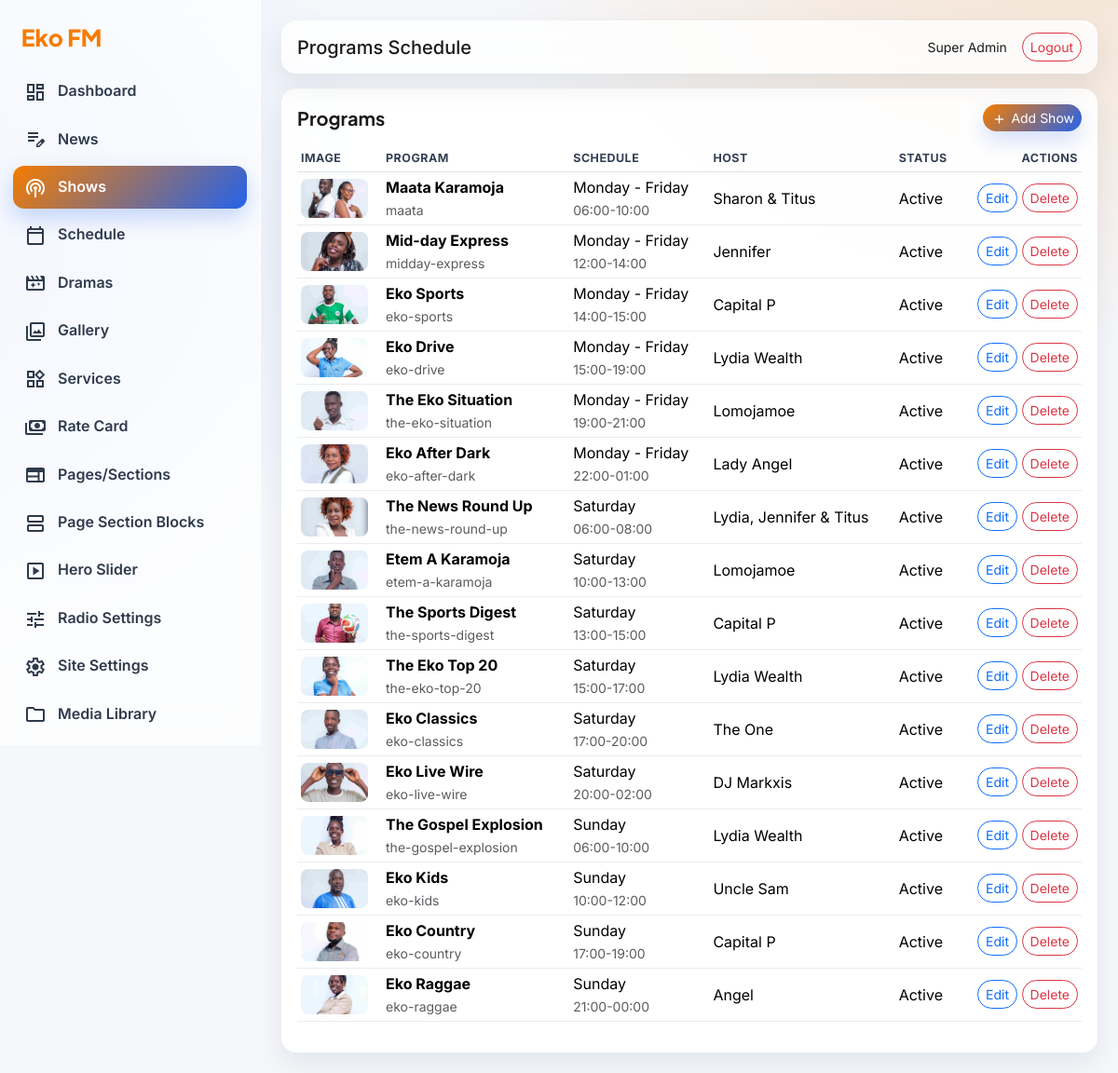
Screenshot of /admin/programs.php (signed in) with the database file from the repository.
### tables this page shows
CREATE TABLE `users` (
  `id` int(11) NOT NULL,
  `role_id` int(11) DEFAULT NULL,
  `name` varchar(150) NOT NULL,
  `email` varchar(150) NOT NULL,
  `password` varchar(255) NOT NULL,
  `status` tinyint(1) NOT NULL DEFAULT 1,
  `created_at` datetime DEFAULT NULL,
  `updated_at` datetime DEFAULT NULL
);

CREATE TABLE `programs` (
  `id` int(11) NOT NULL,
  `title` varchar(200) NOT NULL,
  `slug` varchar(200) DEFAULT NULL,
  `presenter` varchar(150) DEFAULT NULL,
  `cover_image` varchar(255) DEFAULT NULL,
  `cover_focus_x` tinyint(3) UNSIGNED NOT NULL DEFAULT 50,
  `cover_focus_y` tinyint(3) UNSIGNED NOT NULL DEFAULT 50,
  `day_of_week` varchar(40) DEFAULT NULL,
  `start_time` time DEFAULT NULL,
  `end_time` time DEFAULT NULL,
  `description` text DEFAULT NULL,
  `status` tinyint(1) NOT NULL DEFAULT 1,
  `created_by` int(11) DEFAULT NULL,
  `created_at` datetime DEFAULT NULL,
  `updated_at` datetime DEFAULT NULL
);

### includes/functions.php (called while the page is built, shortened)
<?php
require_once __DIR__ . '/db.php';
function e($value)
{
    return htmlspecialchars((string) $value, ENT_QUOTES, 'UTF-8');
}
function url($path = '')
{
    $path = ltrim($path, '/');
    return rtrim(BASE_URL, '/') . '/' . $path;
}
function current_user()
{
    static $user = null;
    if ($user) {
        return $user;
    }
    $stmt = db_query(
        'SELECT u.*, r.name AS role_name, r.slug AS role_slug FROM users u LEFT JOIN roles r ON r.id = u.role_id WHERE u.id = ? LIMIT 1',
        array((int) $_SESSION['user_id'])
    );
    $user = $stmt->fetch();
    return $user ?: null;
}
function media_url($path)
{
    return UPLOAD_URL . '/' . ltrim($path, '/');
}

### includes/db.php (called while the page is built, shortened)
<?php
function db()
{
    static $pdo;
    if ($pdo instanceof PDO) {
        return $pdo;
    }
    $dsn = 'mysql:host=' . DB_HOST . ';dbname=' . DB_NAME . ';charset=' . DB_CHARSET;
    $options = array(
        PDO::ATTR_ERRMODE => PDO::ERRMODE_EXCEPTION,
        PDO::ATTR_DEFAULT_FETCH_MODE => PDO::FETCH_ASSOC,
        PDO::ATTR_EMULATE_PREPARES => false,
    );
    $pdo = new PDO($dsn, DB_USER, DB_PASS, $options);
    return $pdo;
}
function db_query($sql, $params = array())
{
    $stmt = db()->prepare($sql);
    $stmt->execute($params);
    return $stmt;
}

### includes/auth.php (called while the page is built, shortened)
<?php
require_once __DIR__ . '/rbac.php';
function require_login()
{
    if (!current_user()) {
        redirect('admin/login.php');
    }
}

### includes/rbac.php (called while the page is built, shortened)
<?php
require_once __DIR__ . '/functions.php';
function has_permission($permission)
{
    $user = current_user();
    if (!empty($user['role_slug']) && $user['role_slug'] === 'super_admin') {
        return true;
    }
    static $memo = array();
    $uid = (int) $user['id'];
    return in_array($permission, $memo[$uid]);
}

### admin/programs.php (the view, shortened to what this page needs)
<?php
require_login();
$adminTitle = 'Programs Schedule';
$activeMenu = 'programs';
$rows = db_query('SELECT * FROM programs ORDER BY day_of_week ASC, start_time ASC, id DESC')->fetchAll();
include __DIR__ . '/../templates/admin_header.php';
?>
<div class="panel">
    <div class="d-flex justify-content-between align-items-center mb-3">
        <h5 class="mb-0">Programs</h5>
        <button type="button" class="btn btn-warning btn-sm" id="addProgramBtn" data-bs-toggle="modal" data-bs-target="#programModal">
            <span class="material-symbols-outlined align-middle" style="font-size:18px;">add</span>
            Add Show
        </button>
    </div>
    <div class="table-responsive">
        <table class="table table-sm align-middle">
            <thead>
                <tr>
                    <th>Image</th>
                    <th>Program</th>
                    <th>Schedule</th>
                    <th>Host</th>
                    <th>Status</th>
                    <th class="text-end">Actions</th>
                </tr>
            </thead>
            <tbody>
            <?php if (!$rows): ?>
                <tr>
                    <td colspan="6" class="text-center text-muted py-4">No programs added yet.</td>
                </tr>
            <?php else: ?>
                <?php foreach ($rows as $r): ?>
                    <tr>
                        <td>
                            <img src="<?php echo e(media_url($r['cover_image'])); ?>" alt="cover" style="width:72px;height:42px;object-fit:cover;object-position:<?php echo e((int) (isset($r['cover_focus_x']) ? $r['cover_focus_x'] : 50)); ?>% <?php echo e((int) (isset($r['cover_focus_y']) ? $r['cover_focus_y'] : 50)); ?>%;border-radius:8px;">
                        </td>
                        <td>
                            <strong><?php echo e($r['title']); ?></strong>
                            <?php if (!empty($r['slug'])): ?>
                                <br><small class="text-muted"><?php echo e($r['slug']); ?></small>
                            <?php endif; ?>
                        </td>
                        <td>
                            <?php echo e($r['day_of_week']); ?>
                            <br><small class="text-muted"><?php echo e($r['start_time'] ? substr($r['start_time'], 0, 5) : '--:--'); ?>-<?php echo e($r['end_time'] ? substr($r['end_time'], 0, 5) : '--:--'); ?></small>
                        </td>
                        <td><?php echo e($r['presenter']); ?></td>
                        <td><?php echo (int) $r['status'] === 1 ? 'Active' : 'Inactive'; ?></td>
                        <td class="text-end">
                            <button
                                type="button"
                                class="btn btn-sm btn-outline-primary edit-program-btn"
                                data-bs-toggle="modal"
                                data-bs-target="#programModal"
                                data-id="<?php echo e($r['id']); ?>"
                                data-title="<?php echo e($r['title']); ?>"
                                data-slug="<?php echo e($r['slug']); ?>"
                                data-presenter="<?php echo e($r['presenter']); ?>"
                                data-day="<?php echo e($r['day_of_week']); ?>"
                                data-start-time="<?php echo e($r['start_time']); ?>"
                                data-end-time="<?php echo e($r['end_time']); ?>"
                                data-description="<?php echo e($r['description']); ?>"
                                data-status="<?php echo e((int) $r['status']); ?>"
                                data-image="<?php echo e($r['cover_image']); ?>"
                                data-image-url="<?php echo e(media_url($r['cover_image'])); ?>"
                                data-focus-x="<?php echo e((int) (isset($r['cover_focus_x']) ? $r['cover_focus_x'] : 50)); ?>"
                                data-focus-y="<?php echo e((int) (isset($r['cover_focus_y']) ? $r['cover_focus_y'] : 50)); ?>"
                                title="Edit Show"
                            >
                                Edit
                            </button>
                            <a href="?delete=<?php echo e($r['id']); ?>" data-confirm="Delete this program?" class="btn btn-sm btn-outline-danger">Delete</a>
                        </td>
                    </tr>
                <?php endforeach; ?>
            <?php endif; ?>
            </tbody>
        </table>
    </div>
</div>
<?php include __DIR__ . '/../templates/admin_footer.php'; ?>

### templates/admin_header.php (shortened to what this page needs)
<?php
$u = current_user();
?>
<!doctype html>
<html lang="en">
<head>
    <link href="https://cdn.jsdelivr.net/npm/bootstrap@5.3.3/dist/css/bootstrap.min.css" rel="stylesheet">
    <link href="<?php echo e(url('assets/css/admin.css')); ?>" rel="stylesheet">
</head>
<body>
<div class="admin-layout">
    <?php include __DIR__ . '/admin_sidebar.php'; ?>
    <main class="admin-main">
        <div class="admin-topbar d-flex justify-content-between align-items-center">
            <div><h5 class="mb-0"><?php echo e($adminTitle); ?></h5></div>
            <div class="d-flex align-items-center gap-3"><small><?php echo e($u ? $u['name'] : ''); ?></small><a href="<?php echo e(url('admin/logout.php')); ?>" class="btn btn-sm btn-outline-danger">Logout</a></div>
        </div>

### templates/admin_sidebar.php
<?php
$menu = array(
    'dashboard' => array('Dashboard', 'dashboard.php', 'dashboard', 'news.view'),
    'news' => array('News', 'news.php', 'edit_note', 'news.view'),
    'programs' => array('Shows', 'programs.php', 'podcasts', 'programs.manage'),
    'schedule' => array('Schedule', 'programs.php', 'calendar_today', 'schedule.manage'),
    'dramas' => array('Dramas', 'dramas.php', 'movie_filter', 'dramas.manage'),
    'gallery' => array('Gallery', 'media.php', 'photo_library', 'gallery.manage'),
    'services' => array('Services', 'services.php', 'widgets', 'services.manage'),
    'rate-card' => array('Rate Card', 'ratecard.php', 'payments', 'ratecard.manage'),
    'pages' => array('Pages/Sections', 'pages.php', 'web', 'pages.manage'),
    'page-sections' => array('Page Section Blocks', 'page_sections.php', 'view_agenda', 'pages.manage'),
    'hero-slides' => array('Hero Slider', 'hero_slides.php', 'slideshow', 'settings.manage'),
    'radio' => array('Radio Settings', 'radio.php', 'tune', 'radio.manage'),
    'settings' => array('Site Settings', 'settings.php', 'settings', 'settings.manage'),
    'media' => array('Media Library', 'media.php', 'folder', 'media.manage'),
    'users' => array('Users', 'users.php', 'group', 'users.manage'),
    'roles' => array('Roles', 'roles.php', 'admin_panel_settings', 'roles.manage'),
    'contacts' => array('Contacts', 'contacts.php', 'mail', 'contact.manage'),
    'activity' => array('Activity Logs', 'activity.php', 'history', 'settings.manage')
);
?>
<aside class="admin-sidebar">
    <div class="admin-brand mb-3">Eko FM</div>
    <nav class="nav flex-column">
        <?php foreach ($menu as $key => $item): ?>
            <?php if ($key === 'dashboard' || has_permission($item[3])): ?>
                <a class="nav-link <?php echo $activeMenu === $key ? 'active' : ''; ?>" href="<?php echo e(url('admin/' . $item[1])); ?>"><span class="material-symbols-outlined align-middle me-2"><?php echo e($item[2]); ?></span> <?php echo e($item[0]); ?></a>
            <?php endif; ?>
        <?php endforeach; ?>
    </nav>
</aside>

### templates/admin_footer.php (shortened to what this page needs)
    </main>
</div>
</body>
</html>

### assets/css/admin.css (style rules this page uses)
:root { --orange: #F57C00; --deep-blue: #1E3A8A; --accent-blue: #2563EB; --panel: #FFFFFF; --text: #1A1A1A; --muted: #5f6b7a; --radius: 16px; --shadow: 0 12px 30px rgba(17, 24, 39, .08); }
* { box-sizing: border-box; }
body { font-family: Inter, sans-serif; color: var(--text); background: radial-gradient(900px 700px at 95% -10%, rgba(245,124,0,.18), transparent 70%), radial-gradient(800px 700px at -10% 22%, rgba(37,99,235,.16), transparent 68%), #f5f7fb; }
.admin-layout { display: flex; min-height: 100vh; }
.admin-sidebar { width: 280px; background: rgba(255,255,255,.72); border-right: 1px solid rgba(255,255,255,.65); backdrop-filter: blur(16px); -webkit-backdrop-filter: blur(16px); position: sticky; top: 0; height: 100vh; padding: 22px 14px; overflow-y: auto; }
.admin-brand { color: var(--orange); font-family: 'Plus Jakarta Sans', sans-serif; font-size: 1.55rem; font-weight: 800; padding-inline: .55rem; }
.admin-sidebar .nav-link { color: #2f3a4d; border-radius: 12px; margin-bottom: 6px; font-weight: 600; padding: .62rem .75rem; transition: transform .3s ease, background .3s ease, color .3s ease; }
.admin-sidebar .nav-link.active { background: linear-gradient(135deg, var(--orange), var(--accent-blue)); color: #fff; box-shadow: 0 10px 24px rgba(37,99,235,.25); }
.admin-main { flex: 1; padding: 22px; min-width: 0; }
.admin-topbar { background: rgba(255,255,255,.82); border: 1px solid rgba(255,255,255,.85); border-radius: 16px; padding: 12px 16px; margin-bottom: 16px; backdrop-filter: blur(10px); box-shadow: var(--shadow); }
.panel { background: rgba(255,255,255,.92); border: 1px solid rgba(255,255,255,.85); border-radius: var(--radius); padding: 16px; box-shadow: var(--shadow); }
.panel h5 { font-family: 'Plus Jakarta Sans', sans-serif; font-weight: 700; }
.table { --bs-table-bg: transparent; }
.table thead th { color: #344054; font-size: .78rem; letter-spacing: .04em; text-transform: uppercase; border-bottom-width: 1px; }
.table tbody td { border-color: rgba(15, 23, 42, .08); }
.btn-warning { border: 0; border-radius: 999px; color: #fff; background: linear-gradient(135deg, var(--orange), var(--accent-blue)); box-shadow: 0 10px 22px rgba(37,99,235,.2); }
.btn-outline-primary, .btn-outline-danger { border-radius: 999px; }

### rows the page displays
users: name "Super Admin"
programs: cover_image (picture), title "Maata Karamoja", slug "maata", day_of_week "Monday - Friday", start_time "06:00", end_time "10:00", presenter "Sharon & Titus", status "Active"
programs: cover_image (picture), title "Mid-day Express", slug "midday-express", day_of_week "Monday - Friday", start_time "12:00", end_time "14:00", presenter "Jennifer", status "Active"
programs: cover_image (picture), title "Eko Sports", slug "eko-sports", day_of_week "Monday - Friday", start_time "14:00", end_time "15:00", presenter "Capital P", status "Active"
programs: cover_image (picture), title "Eko Drive", slug "eko-drive", day_of_week "Monday - Friday", start_time "15:00", end_time "19:00", presenter "Lydia Wealth", status "Active"
programs: cover_image (picture), title "The Eko Situation", slug "the-eko-situation", day_of_week "Monday - Friday", start_time "19:00", end_time "21:00", presenter "Lomojamoe", status "Active"
programs: cover_image (picture), title "Eko After Dark", slug "eko-after-dark", day_of_week "Monday - Friday", start_time "22:00", end_time "01:00", presenter "Lady Angel", status "Active"
programs: cover_image (picture), title "The News Round Up", slug "the-news-round-up", day_of_week "Saturday", start_time "06:00", end_time "08:00", presenter "Lydia, Jennifer & Titus", status "Active"
programs: cover_image (picture), title "Etem A Karamoja", slug "etem-a-karamoja", day_of_week "Saturday", start_time "10:00", end_time "13:00", presenter "Lomojamoe", status "Active"
programs: cover_image (picture), title "The Sports Digest", slug "the-sports-digest", day_of_week "Saturday", start_time "13:00", end_time "15:00", presenter "Capital P", status "Active"
programs: cover_image (picture), title "The Eko Top 20", slug "the-eko-top-20", day_of_week "Saturday", start_time "15:00", end_time "17:00", presenter "Lydia Wealth", status "Active"
programs: cover_image (picture), title "Eko Classics", slug "eko-classics", day_of_week "Saturday", start_time "17:00", end_time "20:00", presenter "The One", status "Active"
programs: cover_image (picture), title "Eko Live Wire", slug "eko-live-wire", day_of_week "Saturday", start_time "20:00", end_time "02:00", presenter "DJ Markxis", status "Active"
programs: cover_image (picture), title "The Gospel Explosion", slug "the-gospel-explosion", day_of_week "Sunday", start_time "06:00", end_time "10:00", presenter "Lydia Wealth", status "Active"
programs: cover_image (picture), title "Eko Kids", slug "eko-kids", day_of_week "Sunday", start_time "10:00", end_time "12:00", presenter "Uncle Sam", status "Active"
programs: cover_image (picture), title "Eko Country", slug "eko-country", day_of_week "Sunday", start_time "17:00", end_time "19:00", presenter "Capital P", status "Active"
programs: cover_image (picture), title "Eko Raggae", slug "eko-raggae", day_of_week "Sunday", start_time "21:00", end_time "00:00", presenter "Angel", status "Active"

### other values shown
$item[0] "Dashboard"
$item[0] "News"
$item[0] "Shows"
$item[0] "Schedule"
$item[0] "Dramas"
$item[0] "Gallery"
$item[0] "Services"
$item[0] "Rate Card"
$item[0] "Pages/Sections"
$item[0] "Page Section Blocks"
$item[0] "Hero Slider"
$item[0] "Radio Settings"
$item[0] "Site Settings"
$item[0] "Media Library"
$adminTitle "Programs Schedule"
